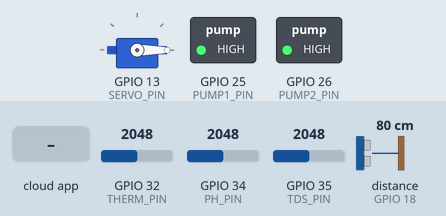
The sketch below on a simulated ESP32. Parts: servo, switched loads named in the sketch (green lamp = pin HIGH). Wiring (inferred from the names in the program): ultrasonic range finder: trigger GPIO 5; echo GPIO 18. The inputs (shaded band) are chosen by the test bench; at power-on: GPIO 32 (THERM_PIN) = 2048, GPIO 34 (PH_PIN) = 2048, GPIO 35 (TDS_PIN) = 2048, distance to the obstacle (sensor on GPIO 18) 80 cm. The echo pulse lasts 58.3 µs per cm; WiFi joins after 1.5 s; servers stay silent unless stated; EEPROM starts erased; the Firebase database answers and starts empty; pins used as bus, display or sensor lines are not drawn; what the sketch prints to the serial monitor is not drawn.

Above: at 4.4 s.
4.5 s: the phone or cloud app sets servoTrigger to 1
At 7.2 s:
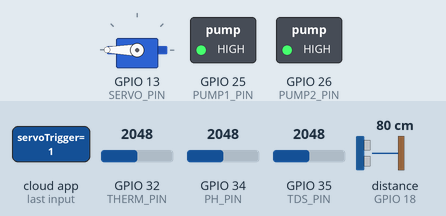
10.4 s: the phone or cloud app sets pump1 to 1
At 12.0 s:
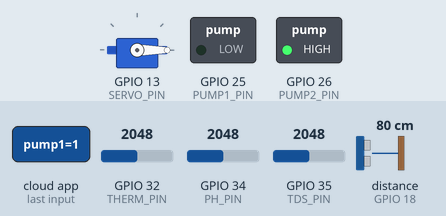
12.3 s: the phone or cloud app sets pump2 to 1
At 13.2 s:
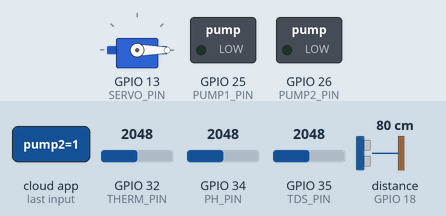
14.4 s: the phone or cloud app sets pump1 to 0
At 15.3 s:
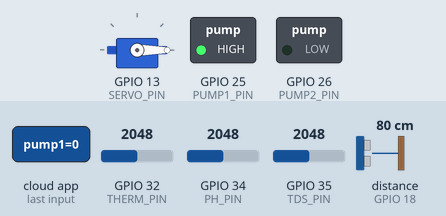
16.1 s: the phone or cloud app sets servoTrigger to 1
At 17.2 s:
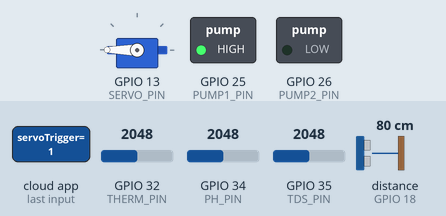
Timing chart, 0 to 21.8 s (numbered marks = the images above; inputs shaded):
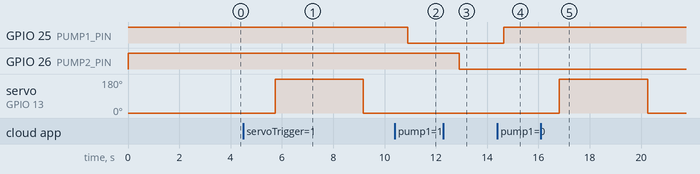

Measured:
- after the input at 4.5 s, servo on GPIO 13 (SERVO_PIN): 0° → 180° after 1.2 s, → 0° 3.4 s later
- after the input at 10.4 s, GPIO 25 (PUMP1_PIN): HIGH → LOW after 0.50 s
- after the input at 12.3 s, GPIO 26 (PUMP2_PIN): HIGH → LOW after 0.62 s
- after the input at 14.4 s, GPIO 25 (PUMP1_PIN): LOW → HIGH after 0.24 s
- after the input at 16.1 s, servo on GPIO 13 (SERVO_PIN): 0° → 180° after 0.71 s, → 0° 3.4 s later

The sketch:

AquaGuard_v2.ino
```cpp
// ============================================================================
// AquaGuard rebuild -- Step 7 of 7: full reintegration (v2)
// ============================================================================
// This is the first REAL merge of all the individually-tested rebuild steps
// back into one always-running sketch -- built from
// hardware/original_reference/AquaGuard_full_original.ino (the pre-teardown
// "end goal" reference), with two fixes applied and one new feature added:
//
// FIXED vs. the original reference sketch:
//   1. Thermistor resistance formula was inverted for this wiring (found
//      2026-08-12, see hardware/rebuild/03_thermistor/) -- fixed here to
//      `seriesResistor * ((4095.0 - thermRaw) / thermRaw)`.
//   2. pH now uses the real two-point calibration from
//      hardware/rebuild/01_ph_sensor/ (loaded from flash via Preferences)
//      instead of the original's crude `(3.5 * voltage) + offset` formula.
//
// NEW in this sketch -- Firebase-driven pH calibration (no more re-flashing
// ph_calibration_tool.ino over USB just to recalibrate):
//   The exact same two-point math as ph_calibration_tool.ino, but triggered
//   over Firebase instead of Serial, so it can be done from the dashboard's
//   pH calibration page on any phone/browser on the same network. Fixed to
//   vinegar (pH 2.4) / baking soda (pH 8.3) -- the user's stated standard
//   reference solutions -- see CAL_PH_ACID/CAL_PH_BASE below. Saves to the
//   SAME NVS namespace/keys ("phcal": v_acid/v_base/ph_acid/ph_base) that
//   01_ph_sensor.ino and ph_calibration_tool.ino already use, so this stays
//   fully compatible with those -- a calibration saved by any of the three
//   is readable by all three.
//
// STILL NOT included here (separate, not-yet-built future work -- see
// MODEL_BUILD_PLAN.md / the project's deferred hardware plan):
//   - Water-quality safety auto-cycling (drain+refill if pH/TDS/temp go out
//     of safe range).
//   - Water-level setpoint control (auto-drain toward a marked level).
//   - The raw ultrasonic `distance` is still published to /sensor/waterLevel
//     as-is (sensor-to-surface distance, smaller = more water) -- NOT yet
//     converted to a "cm of water, bigger = more full" value.
//   - The model-informed pump-suggestion panel on the dashboard.
// This sketch is the foundation those get added to later, not a final
// firmware.
//
// SETUP: fill in your own WIFI_SSID/WIFI_PASSWORD/FIREBASE_HOST/FIREBASE_AUTH
// below -- see hardware/FIREBASE_SETUP.md. Never commit real values here.
// Same wiring as hardware/Hardware_Wiring_Guide.pdf / every rebuild/0N_*/
// step: TRIG=5, ECHO=18 (through the voltage divider), TDS=35, THERM=32,
// PH=34, PUMP1=25, PUMP2=26, SERVO=13.
// ============================================================================

#include <WiFi.h>
#include <FirebaseESP32.h>
#include <ESP32Servo.h>
#include <Preferences.h>
#include <math.h>

#define WIFI_SSID     "YOUR_WIFI_SSID"
#define WIFI_PASSWORD "YOUR_WIFI_PASSWORD"

#define FIREBASE_HOST "YOUR_PROJECT-default-rtdb.firebaseio.com"
#define FIREBASE_AUTH "YOUR_FIREBASE_DATABASE_SECRET"

// Sensor Pins
#define TRIG_PIN  5
#define ECHO_PIN  18
#define TDS_PIN   35
#define THERM_PIN 32
#define PH_PIN    34

// Pump Relay Pins (active LOW)
#define PUMP1_PIN 25
#define PUMP2_PIN 26

// Servo
#define SERVO_PIN 13
Servo myServo;
unsigned long servoTimer = 0;
bool servoIsActive = false;

// Thermistor Constants
const float seriesResistor    = 4700.0;   // 4.7kΩ resistor from GPIO32 to GND
const float nominalResistance = 10000.0;  // 10kΩ NTC at 25°C
const float nominalTemp       = 25.0;     // °C
const float bCoefficient      = 3950.0;   // Beta value

#define VREF    3.3
#define ADC_RES 4095.0

FirebaseData   fbdo;
FirebaseAuth   auth;
FirebaseConfig config;

unsigned long lastUpload = 0;
#define UPLOAD_INTERVAL 1500

unsigned long lastHistoryUpload = 0;
#define HISTORY_INTERVAL 300000  // 5 minutes

// ---------------------------------------------------------------------------
// pH calibration -- fixed to vinegar (acid point) / baking soda (base point),
// the user's stated standard reference solutions. Same reference pH values
// already sourced/used in hardware/rebuild/01_ph_sensor/ph_calibration_tool/
// -- change these two lines (and re-flash) if you ever switch reference
// liquids; not exposed as a web input on purpose, since the user always uses
// the same two solutions.
// ---------------------------------------------------------------------------
const float CAL_PH_ACID = 2.4;   // plain white vinegar, 5% acidity
const float CAL_PH_BASE = 8.3;   // ~1 tsp baking soda dissolved in 1 cup water

Preferences prefs;

bool  phCalibrated       = false;
float calVoltageAcid     = NAN;   // in-memory, loaded from flash at boot
float calVoltageBase     = NAN;

float pendingVoltageAcid = NAN;   // captured-but-not-yet-saved points, this session
float pendingVoltageBase = NAN;

unsigned long lastPhLivePublish = 0;
#define PH_LIVE_INTERVAL 1000  // how often the live voltage is pushed to Firebase

unsigned long lastCalPoll = 0;
#define CAL_POLL_INTERVAL 500  // how often we check for a pending web command

// ---------------------------------------------------------------------------

void setup() {
  Serial.begin(115200);

  pinMode(TRIG_PIN, OUTPUT);
  pinMode(ECHO_PIN, INPUT);

  pinMode(PUMP1_PIN, OUTPUT);
  pinMode(PUMP2_PIN, OUTPUT);
  digitalWrite(PUMP1_PIN, HIGH);  // OFF
  digitalWrite(PUMP2_PIN, HIGH);  // OFF

  myServo.setPeriodHertz(50);
  myServo.attach(SERVO_PIN, 500, 2400);
  myServo.write(0);

  // Connect WiFi
  Serial.print("Connecting to WiFi");
  WiFi.begin(WIFI_SSID, WIFI_PASSWORD);
  while (WiFi.status() != WL_CONNECTED) {
    delay(500);
    Serial.print(".");
  }
  Serial.println();
  Serial.println("WiFi Connected!");
  Serial.println(WiFi.localIP());

  // Firebase Setup
  config.host = FIREBASE_HOST;
  config.signer.tokens.legacy_token = FIREBASE_AUTH;

  fbdo.setBSSLBufferSize(1024, 1024);
  fbdo.setResponseSize(1024);

  Firebase.begin(&config, &auth);
  Firebase.reconnectWiFi(true);

  // Initialize Firebase states
  Firebase.setBool(fbdo, "/pumps/pump1", false);
  Firebase.setBool(fbdo, "/pumps/pump2", false);
  Firebase.setBool(fbdo, "/servoTrigger", false);

  // Load any previously-saved pH calibration from flash (survives reboots
  // and re-uploading this same sketch -- same NVS keys as
  // ph_calibration_tool.ino, so a calibration saved from either place works).
  phCalibrated = loadPhCalibration(calVoltageAcid, calVoltageBase);
  Firebase.setString(fbdo, "/phCalibration/command", "");
  Firebase.setString(fbdo, "/phCalibration/status", phCalibrated ? "calibrated" : "uncalibrated");
  if (phCalibrated) {
    Serial.println("pH calibration loaded from flash.");
  } else {
    Serial.println("No saved pH calibration yet -- use the dashboard's pH calibration page.");
  }

  Serial.println("Aquaculture Sensor Suite V2 Online");
  delay(1000);
}

void controlPumps() {
  if (Firebase.getBool(fbdo, "/pumps/pump1")) {
    bool p1 = fbdo.boolData();
    digitalWrite(PUMP1_PIN, p1 ? LOW : HIGH);
  }

  if (Firebase.getBool(fbdo, "/pumps/pump2")) {
    bool p2 = fbdo.boolData();
    digitalWrite(PUMP2_PIN, p2 ? LOW : HIGH);
  }
}

void handleServo() {
  if (!servoIsActive && Firebase.getBool(fbdo, "/servoTrigger")) {
    if (fbdo.boolData()) {
      Serial.println("Servo Triggered to 180!");
      myServo.write(180);
      servoTimer = millis();
      servoIsActive = true;
    }
  }

  if (servoIsActive && (millis() - servoTimer >= 3000)) {
    Serial.println("Servo Returning to 0...");
    myServo.write(0);
    servoIsActive = false;
    Firebase.setBool(fbdo, "/servoTrigger", false);
  }
}

float readTemperature() {
  int thermRaw = analogRead(THERM_PIN);

  if (thermRaw <= 0 || thermRaw >= 4095) {
    Serial.println("Temperature ADC out of range!");
    return NAN;
  }

  // FIXED (2026-08-12): was `seriesResistor * (thermRaw / (4095.0 - thermRaw))`
  // in the original reference sketch -- inverted for this wiring (thermistor
  // -> 3.3V, resistor -> GND). Silently reported ~57C at a real ~31C before
  // this fix. See hardware/rebuild/03_thermistor/.
  float resistance =
    seriesResistor * ((4095.0 - thermRaw) / (float)thermRaw);

  float steinhart = resistance / nominalResistance;
  steinhart = log(steinhart);
  steinhart /= bCoefficient;
  steinhart += 1.0 / (nominalTemp + 273.15);
  steinhart = 1.0 / steinhart;

  float tempC = steinhart - 273.15;

  return tempC;
}

// ---------------------------------------------------------------------------
// pH calibration -- Firebase-driven version of ph_calibration_tool.ino's
// 'a'/'b'/'s'/'c' commands. Same math, same flash format, different trigger
// (a /phCalibration/command string this sketch polls, instead of Serial).
// ---------------------------------------------------------------------------

float readPhVoltageAveraged(int samples) {
  long sum = 0;
  for (int i = 0; i < samples; i++) {
    sum += analogRead(PH_PIN);
    delay(10);
  }
  return (float)sum / samples * (VREF / ADC_RES);
}

bool loadPhCalibration(float &vAcid, float &vBase) {
  prefs.begin("phcal", true);  // read-only
  bool has = prefs.isKey("v_acid") && prefs.isKey("v_base");
  if (has) {
    vAcid = prefs.getFloat("v_acid", NAN);
    vBase = prefs.getFloat("v_base", NAN);
  }
  prefs.end();
  return has;
}

void savePhCalibration(float vAcid, float vBase) {
  prefs.begin("phcal", false);  // read-write
  prefs.putFloat("v_acid", vAcid);
  prefs.putFloat("v_base", vBase);
  prefs.putFloat("ph_acid", CAL_PH_ACID);
  prefs.putFloat("ph_base", CAL_PH_BASE);
  prefs.end();
}

void clearPhCalibration() {
  prefs.begin("phcal", false);
  prefs.clear();
  prefs.end();
}

float voltageToPh(float voltage) {
  if (!phCalibrated) return NAN;  // caller must check phCalibrated first
  float slope = (CAL_PH_BASE - CAL_PH_ACID) / (calVoltageBase - calVoltageAcid);
  return CAL_PH_ACID + slope * (voltage - calVoltageAcid);
}

// Non-blocking: publishes the live raw pH voltage on a timer, so the
// dashboard's calibration page can show a live-updating reading while the
// probe is being moved between vinegar/baking soda -- same idea as
// ph_calibration_tool.ino's Serial "[live] raw voltage" line, just over
// Firebase instead.
void publishLivePhVoltage() {
  if (millis() - lastPhLivePublish < PH_LIVE_INTERVAL) return;
  lastPhLivePublish = millis();

  float v = readPhVoltageAveraged(5);  // light/quick, just for display
  Firebase.setFloat(fbdo, "/phCalibration/liveVoltage", v);
}

// Non-blocking: polls for a command written by the dashboard's pH
// calibration page and acts on it once, then clears the command so it
// doesn't re-trigger. Commands: "capture_acid", "capture_base", "save",
// "clear". Mirrors ph_calibration_tool.ino's a/b/s/c commands exactly.
void handlePhCalibration() {
  if (millis() - lastCalPoll < CAL_POLL_INTERVAL) return;
  lastCalPoll = millis();

  if (!Firebase.getString(fbdo, "/phCalibration/command")) return;
  String cmd = fbdo.stringData();
  if (cmd.length() == 0) return;  // nothing pending

  if (cmd == "capture_acid") {
    Serial.println("pH cal: capturing ACID (vinegar) point...");
    pendingVoltageAcid = readPhVoltageAveraged(60);  // heavier average, matches ph_calibration_tool.ino
    Firebase.setFloat(fbdo, "/phCalibration/capturedAcidV", pendingVoltageAcid);
    Firebase.setString(fbdo, "/phCalibration/status",
      isnan(pendingVoltageBase) ? "acid_captured" : "both_captured");

  } else if (cmd == "capture_base") {
    Serial.println("pH cal: capturing BASE (baking soda) point...");
    pendingVoltageBase = readPhVoltageAveraged(60);
    Firebase.setFloat(fbdo, "/phCalibration/capturedBaseV", pendingVoltageBase);
    Firebase.setString(fbdo, "/phCalibration/status",
      isnan(pendingVoltageAcid) ? "base_captured" : "both_captured");

  } else if (cmd == "save") {
    if (isnan(pendingVoltageAcid) || isnan(pendingVoltageBase)) {
      Firebase.setString(fbdo, "/phCalibration/lastError",
        "Need both points captured first -- capture acid, then base, before saving.");
      Firebase.setString(fbdo, "/phCalibration/status", "error");
    } else if (fabs(pendingVoltageAcid - pendingVoltageBase) < 0.02) {
      Firebase.setString(fbdo, "/phCalibration/lastError",
        "The two captured voltages are almost identical -- probe likely didn't "
        "move between solutions, or wasn't rinsed/settled. Recapture both points.");
      Firebase.setString(fbdo, "/phCalibration/status", "error");
    } else {
      savePhCalibration(pendingVoltageAcid, pendingVoltageBase);
      // Update in-memory calibration immediately, so normal /sensor/ph
      // readings use it right away -- no reboot needed.
      calVoltageAcid = pendingVoltageAcid;
      calVoltageBase = pendingVoltageBase;
      phCalibrated = true;
      pendingVoltageAcid = NAN;
      pendingVoltageBase = NAN;
      Firebase.setString(fbdo, "/phCalibration/status", "saved");
      Firebase.setString(fbdo, "/phCalibration/lastError", "");
      // Same ".sv" (server value) trick already used for /history's
      // timestamp field below, just applied as the whole value here instead
      // of one nested field -- this is the proven pattern in this codebase,
      // not a separate/unverified API.
      FirebaseJson savedAtJson;
      savedAtJson.set(".sv", "timestamp");
      Firebase.setJSON(fbdo, "/phCalibration/lastSavedAt", savedAtJson);
      Serial.println("pH calibration saved to flash.");
    }

  } else if (cmd == "clear") {
    clearPhCalibration();
    calVoltageAcid = NAN;
    calVoltageBase = NAN;
    pendingVoltageAcid = NAN;
    pendingVoltageBase = NAN;
    phCalibrated = false;
    Firebase.setString(fbdo, "/phCalibration/status", "uncalibrated");
    Firebase.setString(fbdo, "/phCalibration/lastError", "");
    Serial.println("pH calibration cleared.");
  }

  Firebase.setString(fbdo, "/phCalibration/command", "");  // consumed
}

// ---------------------------------------------------------------------------

void loop() {
  digitalWrite(TRIG_PIN, LOW);
  delayMicroseconds(2);
  digitalWrite(TRIG_PIN, HIGH);
  delayMicroseconds(10);
  digitalWrite(TRIG_PIN, LOW);

  long duration = pulseIn(ECHO_PIN, HIGH, 30000);
  float distance = duration * 0.034 / 2.0;

  controlPumps();
  handleServo();
  publishLivePhVoltage();
  handlePhCalibration();

  if (millis() - lastUpload >= UPLOAD_INTERVAL) {
    lastUpload = millis();

    float tempC = readTemperature();

    float tdsSum = 0;
    for (int i = 0; i < 30; i++) {
      tdsSum += analogRead(TDS_PIN);
      delay(10);
    }

    float tdsAvg = tdsSum / 30.0;
    float tdsVoltage = tdsAvg * VREF / ADC_RES;
    float compCoeff = 1.0 + 0.02 * ((isnan(tempC) ? 25.0 : tempC) - 25.0);
    float compV = tdsVoltage / compCoeff;

    float tdsValue =
        (133.42 * pow(compV, 3)
       - 255.86 * pow(compV, 2)
       + 857.39 * compV) * 0.5;

    float phVoltage = readPhVoltageAveraged(30);
    float phValue = phCalibrated ? voltageToPh(phVoltage) : NAN;

    Serial.println("-------------------------------");
    Serial.print("Temp     : ");
    if (isnan(tempC)) Serial.println("Invalid");
    else {
      Serial.print(tempC, 2);
      Serial.println(" C");
    }

    Serial.print("TDS      : ");
    Serial.print(tdsValue, 0);
    Serial.println(" ppm");

    Serial.print("Distance : ");
    Serial.print(distance, 1);
    Serial.println(" cm");

    Serial.print("pH       : ");
    if (isnan(phValue)) Serial.println("Not calibrated yet");
    else Serial.println(phValue, 2);
    Serial.println("-------------------------------");

    if (!isnan(tempC)) {
      Firebase.setFloat(fbdo, "/sensor/temp", tempC);
    }

    Firebase.setFloat(fbdo, "/sensor/tds", tdsValue);
    Firebase.setFloat(fbdo, "/sensor/waterLevel", distance);
    if (!isnan(phValue)) {
      Firebase.setFloat(fbdo, "/sensor/ph", phValue);
    }

    if (millis() - lastHistoryUpload >= HISTORY_INTERVAL ||
        lastHistoryUpload == 0) {

      lastHistoryUpload = millis();

      FirebaseJson jsonHistory;
      if (!isnan(tempC)) {
        jsonHistory.set("temp", tempC);
      }
      jsonHistory.set("tds", tdsValue);
      if (!isnan(phValue)) {
        jsonHistory.set("ph", phValue);
      }
      jsonHistory.set("level", distance);
      jsonHistory.set("timestamp/.sv", "timestamp");

      Firebase.pushJSON(fbdo, "/history", jsonHistory);
      Serial.println("5-Minute History Data Logged!");
    }
  }
}
```
